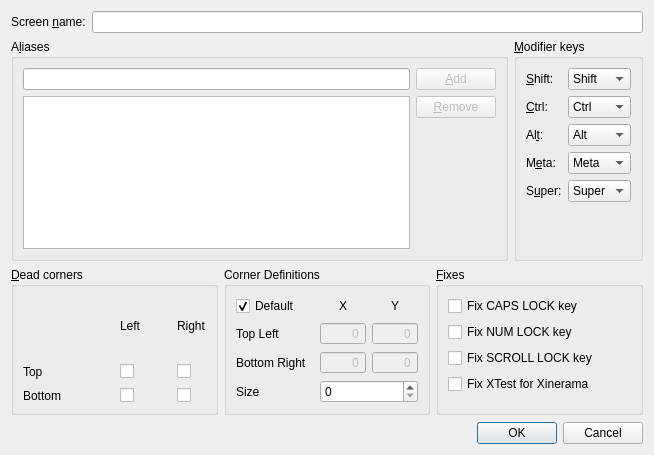
<?xml version="1.0" encoding="UTF-8"?>
<ui version="4.0">
 <class>ScreenSettingsDialogBase</class>
 <widget class="QDialog" name="ScreenSettingsDialogBase">
  <property name="geometry">
   <rect>
    <x>0</x>
    <y>0</y>
    <width>654</width>
    <height>455</height>
   </rect>
  </property>
  <property name="windowTitle">
   <string>Screen Settings</string>
  </property>
  <layout class="QVBoxLayout">
   <item>
    <layout class="QHBoxLayout">
     <item>
      <widget class="QLabel" name="label_7">
       <property name="text">
        <string>Screen &amp;name:</string>
       </property>
       <property name="buddy">
        <cstring>m_pLineEditName</cstring>
       </property>
      </widget>
     </item>
     <item>
      <widget class="QLineEdit" name="m_pLineEditName"/>
     </item>
    </layout>
   </item>
   <item>
    <layout class="QHBoxLayout">
     <item>
      <widget class="QGroupBox" name="m_pGroupAliases">
       <property name="enabled">
        <bool>true</bool>
       </property>
       <property name="title">
        <string>A&amp;liases</string>
       </property>
       <property name="checked">
        <bool>false</bool>
       </property>
       <layout class="QGridLayout">
        <item row="0" column="0">
         <widget class="QLineEdit" name="m_pLineEditAlias"/>
        </item>
        <item row="0" column="1">
         <widget class="QPushButton" name="m_pButtonAddAlias">
          <property name="enabled">
           <bool>false</bool>
          </property>
          <property name="text">
           <string>&amp;Add</string>
          </property>
         </widget>
        </item>
        <item row="1" column="0" rowspan="2">
         <widget class="QListWidget" name="m_pListAliases">
          <property name="selectionMode">
           <enum>QAbstractItemView::ExtendedSelection</enum>
          </property>
         </widget>
        </item>
        <item row="1" column="1">
         <widget class="QPushButton" name="m_pButtonRemoveAlias">
          <property name="enabled">
           <bool>false</bool>
          </property>
          <property name="text">
           <string>&amp;Remove</string>
          </property>
         </widget>
        </item>
        <item row="2" column="1">
         <spacer>
          <property name="orientation">
           <enum>Qt::Vertical</enum>
          </property>
          <property name="sizeHint" stdset="0">
           <size>
            <width>20</width>
            <height>126</height>
           </size>
          </property>
         </spacer>
        </item>
       </layout>
      </widget>
     </item>
     <item>
      <widget class="QGroupBox" name="m_pGroupModifiers">
       <property name="title">
        <string>&amp;Modifier keys</string>
       </property>
       <property name="checked">
        <bool>false</bool>
       </property>
       <layout class="QGridLayout">
        <item row="0" column="0">
         <widget class="QLabel" name="label_2">
          <property name="text">
           <string>&amp;Shift:</string>
          </property>
          <property name="buddy">
           <cstring>m_pComboBoxShift</cstring>
          </property>
         </widget>
        </item>
        <item row="0" column="1">
         <widget class="QComboBox" name="m_pComboBoxShift">
          <item>
           <property name="text">
            <string>Shift</string>
           </property>
          </item>
          <item>
           <property name="text">
            <string>Ctrl</string>
           </property>
          </item>
          <item>
           <property name="text">
            <string>Alt</string>
           </property>
          </item>
          <item>
           <property name="text">
            <string>Meta</string>
           </property>
          </item>
          <item>
           <property name="text">
            <string>Super</string>
           </property>
          </item>
          <item>
           <property name="text">
            <string>None</string>
           </property>
          </item>
         </widget>
        </item>
        <item row="1" column="0">
         <widget class="QLabel" name="label_3">
          <property name="text">
           <string>&amp;Ctrl:</string>
          </property>
          <property name="buddy">
           <cstring>m_pComboBoxCtrl</cstring>
          </property>
         </widget>
        </item>
        <item row="1" column="1">
         <widget class="QComboBox" name="m_pComboBoxCtrl">
          <property name="currentIndex">
           <number>1</number>
          </property>
          <item>
           <property name="text">
            <string>Shift</string>
           </property>
          </item>
          <item>
           <property name="text">
            <string>Ctrl</string>
           </property>
          </item>
          <item>
           <property name="text">
            <string>Alt</string>
           </property>
          </item>
          <item>
           <property name="text">
            <string>Meta</string>
           </property>
          </item>
          <item>
           <property name="text">
            <string>Super</string>
           </property>
          </item>
          <item>
           <property name="text">
            <string>None</string>
           </property>
          </item>
         </widget>
        </item>
        <item row="2" column="0">
         <widget class="QLabel" name="label_4">
          <property name="text">
           <string>Al&amp;t:</string>
          </property>
          <property name="buddy">
           <cstring>m_pComboBoxAlt</cstring>
          </property>
         </widget>
        </item>
        <item row="2" column="1">
         <widget class="QComboBox" name="m_pComboBoxAlt">
          <property name="currentIndex">
           <number>2</number>
          </property>
          <item>
           <property name="text">
            <string>Shift</string>
           </property>
          </item>
          <item>
           <property name="text">
            <string>Ctrl</string>
           </property>
          </item>
          <item>
           <property name="text">
            <string>Alt</string>
           </property>
          </item>
          <item>
           <property name="text">
            <string>Meta</string>
           </property>
          </item>
          <item>
           <property name="text">
            <string>Super</string>
           </property>
          </item>
          <item>
           <property name="text">
            <string>None</string>
           </property>
          </item>
         </widget>
        </item>
        <item row="3" column="0">
         <widget class="QLabel" name="label_5">
          <property name="text">
           <string>M&amp;eta:</string>
          </property>
          <property name="buddy">
           <cstring>m_pComboBoxMeta</cstring>
          </property>
         </widget>
        </item>
        <item row="3" column="1">
         <widget class="QComboBox" name="m_pComboBoxMeta">
          <property name="currentIndex">
           <number>3</number>
          </property>
          <item>
           <property name="text">
            <string>Shift</string>
           </property>
          </item>
          <item>
           <property name="text">
            <string>Ctrl</string>
           </property>
          </item>
          <item>
           <property name="text">
            <string>Alt</string>
           </property>
          </item>
          <item>
           <property name="text">
            <string>Meta</string>
           </property>
          </item>
          <item>
           <property name="text">
            <string>Super</string>
           </property>
          </item>
          <item>
           <property name="text">
            <string>None</string>
           </property>
          </item>
         </widget>
        </item>
        <item row="4" column="0">
         <widget class="QLabel" name="label_6">
          <property name="text">
           <string>S&amp;uper:</string>
          </property>
          <property name="buddy">
           <cstring>m_pComboBoxSuper</cstring>
          </property>
         </widget>
        </item>
        <item row="4" column="1">
         <widget class="QComboBox" name="m_pComboBoxSuper">
          <property name="currentIndex">
           <number>4</number>
          </property>
          <item>
           <property name="text">
            <string>Shift</string>
           </property>
          </item>
          <item>
           <property name="text">
            <string>Ctrl</string>
           </property>
          </item>
          <item>
           <property name="text">
            <string>Alt</string>
           </property>
          </item>
          <item>
           <property name="text">
            <string>Meta</string>
           </property>
          </item>
          <item>
           <property name="text">
            <string>Super</string>
           </property>
          </item>
          <item>
           <property name="text">
            <string>None</string>
           </property>
          </item>
         </widget>
        </item>
        <item row="5" column="0">
         <spacer>
          <property name="orientation">
           <enum>Qt::Vertical</enum>
          </property>
          <property name="sizeHint" stdset="0">
           <size>
            <width>20</width>
            <height>40</height>
           </size>
          </property>
         </spacer>
        </item>
       </layout>
      </widget>
     </item>
    </layout>
   </item>
   <item>
    <layout class="QHBoxLayout">
     <item>
      <widget class="QGroupBox" name="m_pGroupSwitchCorners">
       <property name="maximumSize">
        <size>
         <width>16777215</width>
         <height>16777215</height>
        </size>
       </property>
       <property name="title">
        <string>&amp;Dead corners</string>
       </property>
       <property name="checked">
        <bool>false</bool>
       </property>
       <layout class="QGridLayout">
        <item row="0" column="1">
         <widget class="QLabel" name="label_18">
          <property name="text">
           <string>Left</string>
          </property>
         </widget>
        </item>
        <item row="1" column="1">
         <widget class="QCheckBox" name="m_pCheckBoxCornerTopLeft">
          <property name="maximumSize">
           <size>
            <width>20</width>
            <height>16777215</height>
           </size>
          </property>
          <property name="text">
           <string/>
          </property>
         </widget>
        </item>
        <item row="0" column="3">
         <widget class="QLabel" name="label_19">
          <property name="text">
           <string>Right</string>
          </property>
         </widget>
        </item>
        <item row="2" column="0">
         <widget class="QLabel" name="label_17">
          <property name="text">
           <string>Bottom</string>
          </property>
         </widget>
        </item>
        <item row="2" column="1">
         <widget class="QCheckBox" name="m_pCheckBoxCornerBottomLeft">
          <property name="maximumSize">
           <size>
            <width>20</width>
            <height>16777215</height>
           </size>
          </property>
          <property name="text">
           <string/>
          </property>
         </widget>
        </item>
        <item row="2" column="3">
         <widget class="QCheckBox" name="m_pCheckBoxCornerBottomRight">
          <property name="maximumSize">
           <size>
            <width>20</width>
            <height>16777215</height>
           </size>
          </property>
          <property name="text">
           <string/>
          </property>
         </widget>
        </item>
        <item row="1" column="3">
         <widget class="QCheckBox" name="m_pCheckBoxCornerTopRight">
          <property name="maximumSize">
           <size>
            <width>20</width>
            <height>16777215</height>
           </size>
          </property>
          <property name="text">
           <string/>
          </property>
         </widget>
        </item>
        <item row="1" column="0">
         <widget class="QLabel" name="label_16">
          <property name="text">
           <string>Top</string>
          </property>
         </widget>
        </item>
        <item row="1" column="2">
         <spacer name="horizontalSpacer">
          <property name="orientation">
           <enum>Qt::Horizontal</enum>
          </property>
          <property name="sizeType">
           <enum>QSizePolicy::Fixed</enum>
          </property>
          <property name="sizeHint" stdset="0">
           <size>
            <width>30</width>
            <height>20</height>
           </size>
          </property>
         </spacer>
        </item>
       </layout>
      </widget>
     </item>
     <item>
      <widget class="QGroupBox" name="groupBox">
       <property name="minimumSize">
        <size>
         <width>200</width>
         <height>0</height>
        </size>
       </property>
       <property name="title">
        <string>Corner Definitions</string>
       </property>
       <layout class="QGridLayout" name="gridLayout_6">
        <item row="2" column="2">
         <widget class="QSpinBox" name="m_pSpinBoxCornerBottomRightY">
          <property name="enabled">
           <bool>false</bool>
          </property>
          <property name="maximumSize">
           <size>
            <width>46</width>
            <height>16777215</height>
           </size>
          </property>
          <property name="alignment">
           <set>Qt::AlignRight|Qt::AlignTrailing|Qt::AlignVCenter</set>
          </property>
          <property name="buttonSymbols">
           <enum>QAbstractSpinBox::NoButtons</enum>
          </property>
          <property name="minimum">
           <number>-10000</number>
          </property>
          <property name="maximum">
           <number>10000</number>
          </property>
         </widget>
        </item>
        <item row="0" column="2">
         <widget class="QLabel" name="label_13">
          <property name="text">
           <string>Y</string>
          </property>
          <property name="alignment">
           <set>Qt::AlignCenter</set>
          </property>
         </widget>
        </item>
        <item row="1" column="1">
         <widget class="QSpinBox" name="m_pSpinBoxCornerTopLeftX">
          <property name="enabled">
           <bool>false</bool>
          </property>
          <property name="maximumSize">
           <size>
            <width>46</width>
            <height>16777215</height>
           </size>
          </property>
          <property name="alignment">
           <set>Qt::AlignRight|Qt::AlignTrailing|Qt::AlignVCenter</set>
          </property>
          <property name="buttonSymbols">
           <enum>QAbstractSpinBox::NoButtons</enum>
          </property>
          <property name="minimum">
           <number>-10000</number>
          </property>
          <property name="maximum">
           <number>10000</number>
          </property>
         </widget>
        </item>
        <item row="3" column="0">
         <widget class="QLabel" name="label">
          <property name="text">
           <string>Size</string>
          </property>
          <property name="buddy">
           <cstring>m_pSpinBoxSwitchCornerSize</cstring>
          </property>
         </widget>
        </item>
        <item row="2" column="1">
         <widget class="QSpinBox" name="m_pSpinBoxCornerBottomRightX">
          <property name="enabled">
           <bool>false</bool>
          </property>
          <property name="maximumSize">
           <size>
            <width>46</width>
            <height>16777215</height>
           </size>
          </property>
          <property name="alignment">
           <set>Qt::AlignRight|Qt::AlignTrailing|Qt::AlignVCenter</set>
          </property>
          <property name="buttonSymbols">
           <enum>QAbstractSpinBox::NoButtons</enum>
          </property>
          <property name="minimum">
           <number>-10000</number>
          </property>
          <property name="maximum">
           <number>10000</number>
          </property>
         </widget>
        </item>
        <item row="1" column="0">
         <widget class="QLabel" name="label_14">
          <property name="text">
           <string>Top Left</string>
          </property>
         </widget>
        </item>
        <item row="1" column="2">
         <widget class="QSpinBox" name="m_pSpinBoxCornerTopLeftY">
          <property name="enabled">
           <bool>false</bool>
          </property>
          <property name="maximumSize">
           <size>
            <width>46</width>
            <height>16777215</height>
           </size>
          </property>
          <property name="alignment">
           <set>Qt::AlignRight|Qt::AlignTrailing|Qt::AlignVCenter</set>
          </property>
          <property name="buttonSymbols">
           <enum>QAbstractSpinBox::NoButtons</enum>
          </property>
          <property name="minimum">
           <number>-10000</number>
          </property>
          <property name="maximum">
           <number>10000</number>
          </property>
         </widget>
        </item>
        <item row="3" column="1" colspan="2">
         <widget class="QSpinBox" name="m_pSpinBoxSwitchCornerSize"/>
        </item>
        <item row="2" column="0">
         <widget class="QLabel" name="label_15">
          <property name="minimumSize">
           <size>
            <width>75</width>
            <height>0</height>
           </size>
          </property>
          <property name="text">
           <string>Bottom Right</string>
          </property>
         </widget>
        </item>
        <item row="0" column="1">
         <widget class="QLabel" name="label_12">
          <property name="text">
           <string>X</string>
          </property>
          <property name="alignment">
           <set>Qt::AlignCenter</set>
          </property>
         </widget>
        </item>
        <item row="0" column="0">
         <widget class="QCheckBox" name="m_pCheckBoxDefaultCornerPositions">
          <property name="text">
           <string>Default</string>
          </property>
          <property name="shortcut">
           <string>Ctrl+S</string>
          </property>
          <property name="checked">
           <bool>true</bool>
          </property>
         </widget>
        </item>
       </layout>
      </widget>
     </item>
     <item>
      <widget class="QGroupBox" name="m_pGroupFixes">
       <property name="title">
        <string>&amp;Fixes</string>
       </property>
       <property name="checked">
        <bool>false</bool>
       </property>
       <layout class="QGridLayout">
        <item row="0" column="0">
         <widget class="QCheckBox" name="m_pCheckBoxCapsLock">
          <property name="text">
           <string>Fix CAPS LOCK key</string>
          </property>
         </widget>
        </item>
        <item row="1" column="0">
         <widget class="QCheckBox" name="m_pCheckBoxNumLock">
          <property name="text">
           <string>Fix NUM LOCK key</string>
          </property>
         </widget>
        </item>
        <item row="2" column="0">
         <widget class="QCheckBox" name="m_pCheckBoxScrollLock">
          <property name="text">
           <string>Fix SCROLL LOCK key</string>
          </property>
         </widget>
        </item>
        <item row="3" column="0">
         <widget class="QCheckBox" name="m_pCheckBoxXTest">
          <property name="text">
           <string>Fix XTest for Xinerama</string>
          </property>
          <property name="checked">
           <bool>false</bool>
          </property>
         </widget>
        </item>
        <item row="4" column="0">
         <spacer>
          <property name="orientation">
           <enum>Qt::Vertical</enum>
          </property>
          <property name="sizeHint" stdset="0">
           <size>
            <width>20</width>
            <height>40</height>
           </size>
          </property>
         </spacer>
        </item>
       </layout>
      </widget>
     </item>
    </layout>
   </item>
   <item>
    <spacer>
     <property name="orientation">
      <enum>Qt::Vertical</enum>
     </property>
     <property name="sizeHint" stdset="0">
      <size>
       <width>20</width>
       <height>40</height>
      </size>
     </property>
    </spacer>
   </item>
   <item>
    <widget class="QDialogButtonBox" name="m_pButtonBox">
     <property name="orientation">
      <enum>Qt::Horizontal</enum>
     </property>
     <property name="standardButtons">
      <set>QDialogButtonBox::Cancel|QDialogButtonBox::Ok</set>
     </property>
    </widget>
   </item>
  </layout>
 </widget>
 <tabstops>
  <tabstop>m_pLineEditName</tabstop>
  <tabstop>m_pLineEditAlias</tabstop>
  <tabstop>m_pButtonAddAlias</tabstop>
  <tabstop>m_pListAliases</tabstop>
  <tabstop>m_pButtonRemoveAlias</tabstop>
  <tabstop>m_pComboBoxShift</tabstop>
  <tabstop>m_pComboBoxCtrl</tabstop>
  <tabstop>m_pComboBoxAlt</tabstop>
  <tabstop>m_pComboBoxMeta</tabstop>
  <tabstop>m_pComboBoxSuper</tabstop>
  <tabstop>m_pCheckBoxCapsLock</tabstop>
  <tabstop>m_pCheckBoxNumLock</tabstop>
  <tabstop>m_pCheckBoxScrollLock</tabstop>
  <tabstop>m_pCheckBoxXTest</tabstop>
  <tabstop>m_pSpinBoxCornerTopLeftX</tabstop>
  <tabstop>m_pSpinBoxCornerTopLeftY</tabstop>
  <tabstop>m_pSpinBoxCornerBottomRightX</tabstop>
  <tabstop>m_pSpinBoxCornerBottomRightY</tabstop>
  <tabstop>m_pSpinBoxSwitchCornerSize</tabstop>
  <tabstop>m_pCheckBoxCornerTopLeft</tabstop>
  <tabstop>m_pCheckBoxCornerTopRight</tabstop>
  <tabstop>m_pCheckBoxCornerBottomLeft</tabstop>
  <tabstop>m_pCheckBoxCornerBottomRight</tabstop>
  <tabstop>m_pButtonBox</tabstop>
 </tabstops>
 <resources/>
 <connections>
  <connection>
   <sender>m_pButtonBox</sender>
   <signal>accepted()</signal>
   <receiver>ScreenSettingsDialogBase</receiver>
   <slot>accept()</slot>
   <hints>
    <hint type="sourcelabel">
     <x>222</x>
     <y>502</y>
    </hint>
    <hint type="destinationlabel">
     <x>157</x>
     <y>274</y>
    </hint>
   </hints>
  </connection>
  <connection>
   <sender>m_pButtonBox</sender>
   <signal>rejected()</signal>
   <receiver>ScreenSettingsDialogBase</receiver>
   <slot>reject()</slot>
   <hints>
    <hint type="sourcelabel">
     <x>290</x>
     <y>508</y>
    </hint>
    <hint type="destinationlabel">
     <x>286</x>
     <y>274</y>
    </hint>
   </hints>
  </connection>
 </connections>
</ui>
